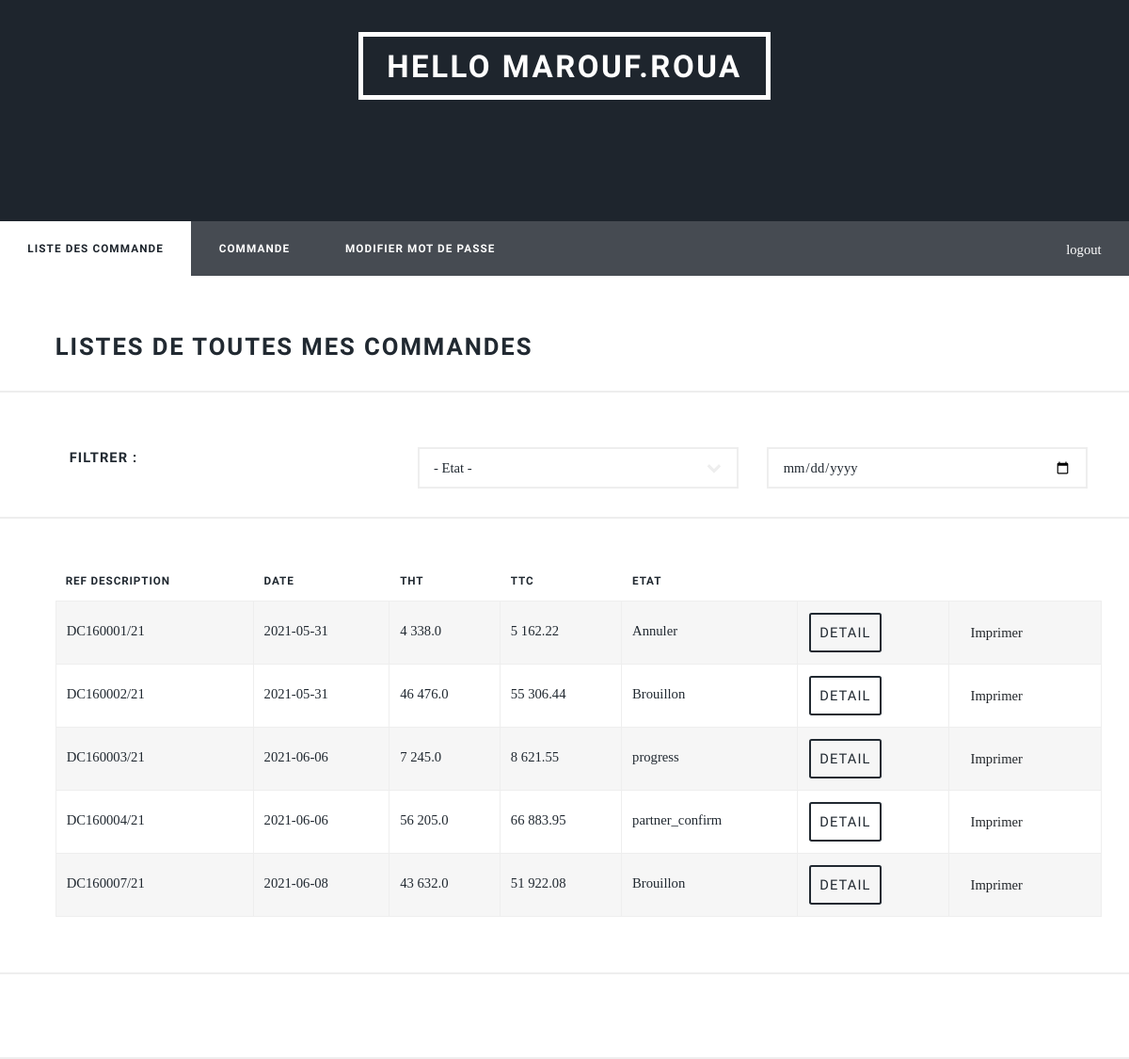
The page /distributeur/listCommandesD (signed in) on the database as committed earlier.
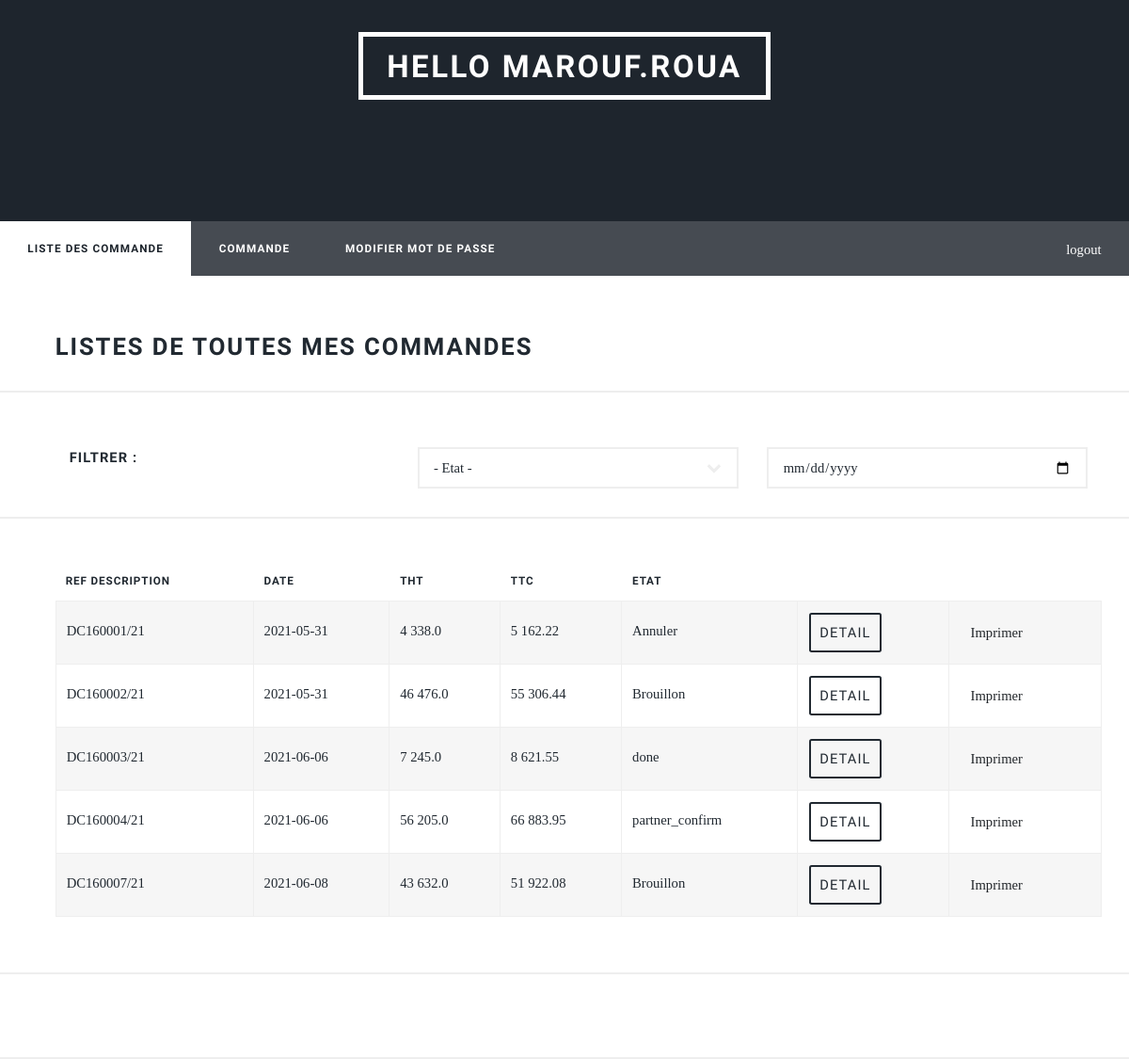
The same page on the database as committed later.
### distributeur/models.py (models this page shows)
class Commande(models.Model):
    id = models.AutoField(primary_key=True)
    n_commande_odoo = models.CharField(null=True, blank=True, max_length=255)
    reference_description = models.CharField(max_length=255)
    destributeur = models.ForeignKey(Distributeur, on_delete=models.CASCADE)
    societe = models.CharField(default='Strugal', max_length=255)
    totaleHT = models.FloatField()
    totaleTTC = models.FloatField()
    capture = models.ImageField(
        upload_to='emailCapture/', null=True, blank=True)
    etat = models.CharField(default='Brouillon', max_length=255)
    date = models.CharField(
        default=date.today().strftime("%Y-%m-%d"), max_length=255)

### distributeur/views.py (the view)
# urls.py: path("listCommandesD", views.listCommandes, name="listCommandesD"),
@ login_required(login_url='login')
def listCommandes(request):
    current_user = request.user
    destributeur = Distributeur.objects.get(user=current_user)
    commande = Commande.objects.filter(destributeur=destributeur)
    paginator = Paginator(commande, 5)
    page = request.GET.get('page')
    commande = paginator.get_page(page)
    print(commande)
    context = {
        "commande": commande
    }
    return render(
        request, "distributeur/listCommandes.html", context)

### commerciale/templatetags/intspace.py (called while the page is built)
@register.filter('intspace')
def intspace(value):
    orig = force_str(value)
    new = re.sub("^(-?\d+)(\d{3})", '\g<1> \g<2>', orig)
    if orig == new:
        return new
    else:
        return intspace(new)

### templates/distributeur/listCommandes.html (shortened to what this page needs)
{%extends 'base.html'%} {% block title %} Welcome {% endblock %}
{% block content %}
{% load intspace from intspace %}
<div id="wrapper">
  {% include 'partials/_header.html'%}
  <nav id="nav">
    <ul class="links">
      <li class="active"><a>Liste des commande</a></li>
      <li><a href="{% url 'commande' %}">Commande</a></li>
      <li><a href="{% url 'modifierMP' %}">Modifier Mot de passe</a></li>
    </ul>
    <ul class="icons">
      <li>
        <span class="label"
          ><a href="{% url 'logout' %}" class="icon brands fa-sign-out"
            >logout</a
          ></span
        >
      </li>
    </ul>
  </nav>
  <div id="main">
    <h2>Listes de toutes mes commandes</h2>
    <div style="display: flex;">
      <h4 class="col-4">Filtrer :</h4>
    <div class="col-4">
      <select name="etat" id="etat">
        <option value="">- Etat -</option>
      </select>
    </div>
    <div class="col-4">
      <input type="date" name="date-commande" id="dateE">
    </div>
  </div>
    <div id="table-div-commande" class="table-wrapper">
        <table class="alt">
            <thead>
                <tr>
                    <th>Ref Description</th>
                    <th>Date</th>
                    <th>THT</th>
                    <th>TTC</th>
                    <th>Etat</th>
                </tr>
            </thead>
            <tbody>
                {% for com in commande %}
                <tr>
                    <td>{{com.reference_description}}</td>
                    <td>{{com.date}}</td>
                    <td>{{ com.totaleHT|intspace }}</td>
                    <td>{{com.totaleTTC|intspace}}</td>
                    <td>{{com.etat}}</td>
                    <td><button
                      id="{{com.id}}"
                      onClick=showDetail(this.id)
                      type="button"
                      class="btn "
                      data-toggle="modal" data-target="#exampleModal"
                    >Detail</button></td>
                    <td>
                      <a
                      id="{{com.id}}"
                      type="button"
                      class="btn "
                      href="{% url 'pdf_view' com.id %}"
                      target="_blank"
                    >Imprimer</a>
                    </td>
                </tr>
                {% endfor %}
            </tbody>
        </table>
    </div>
    <hr />
  </div>
</div>
{% endblock %}

Rows that differ between the two databases and show on the page:
changed Commande "DC160003/21": etat "progress" → "done"
